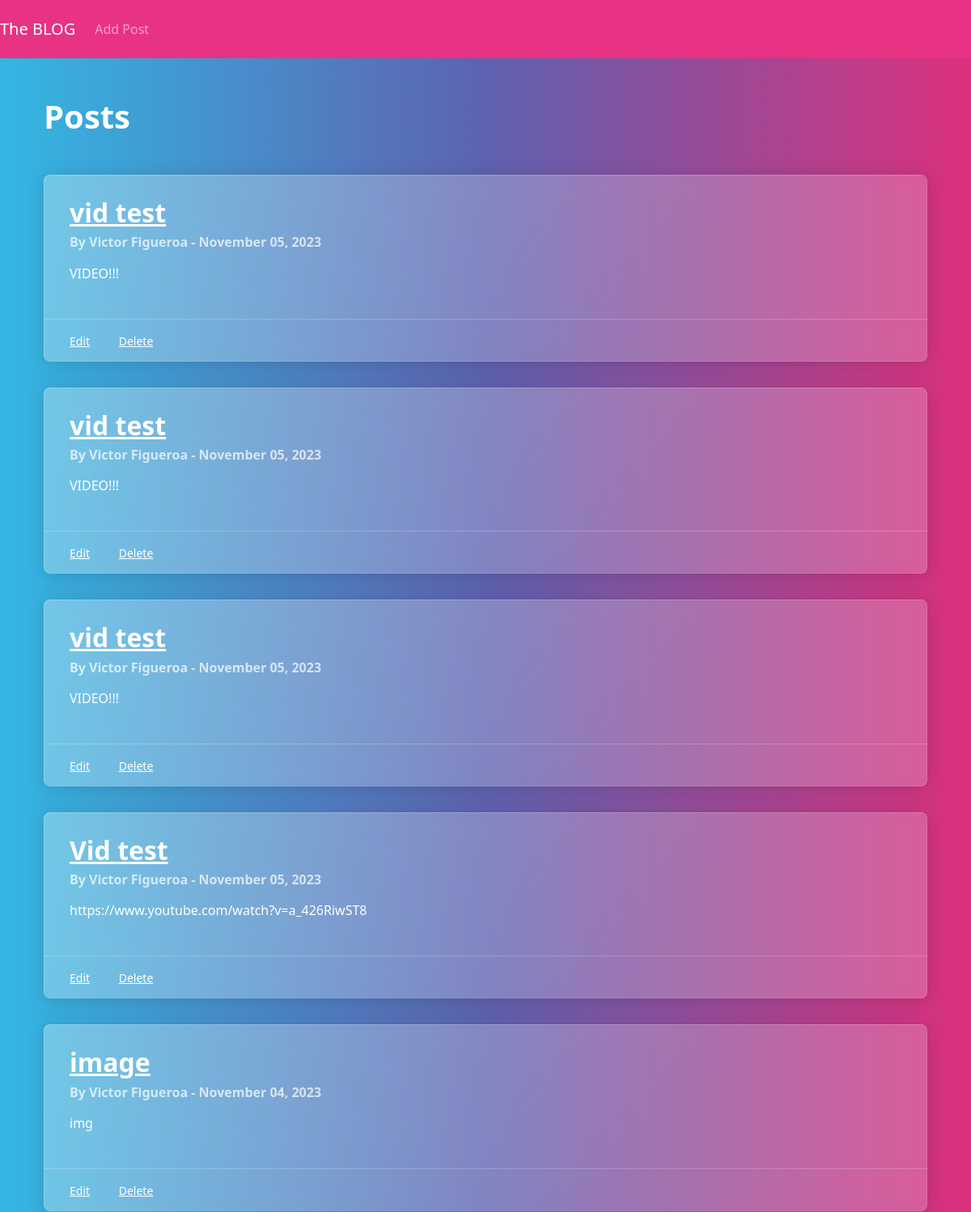
Before: / (upper part) with the older database file.
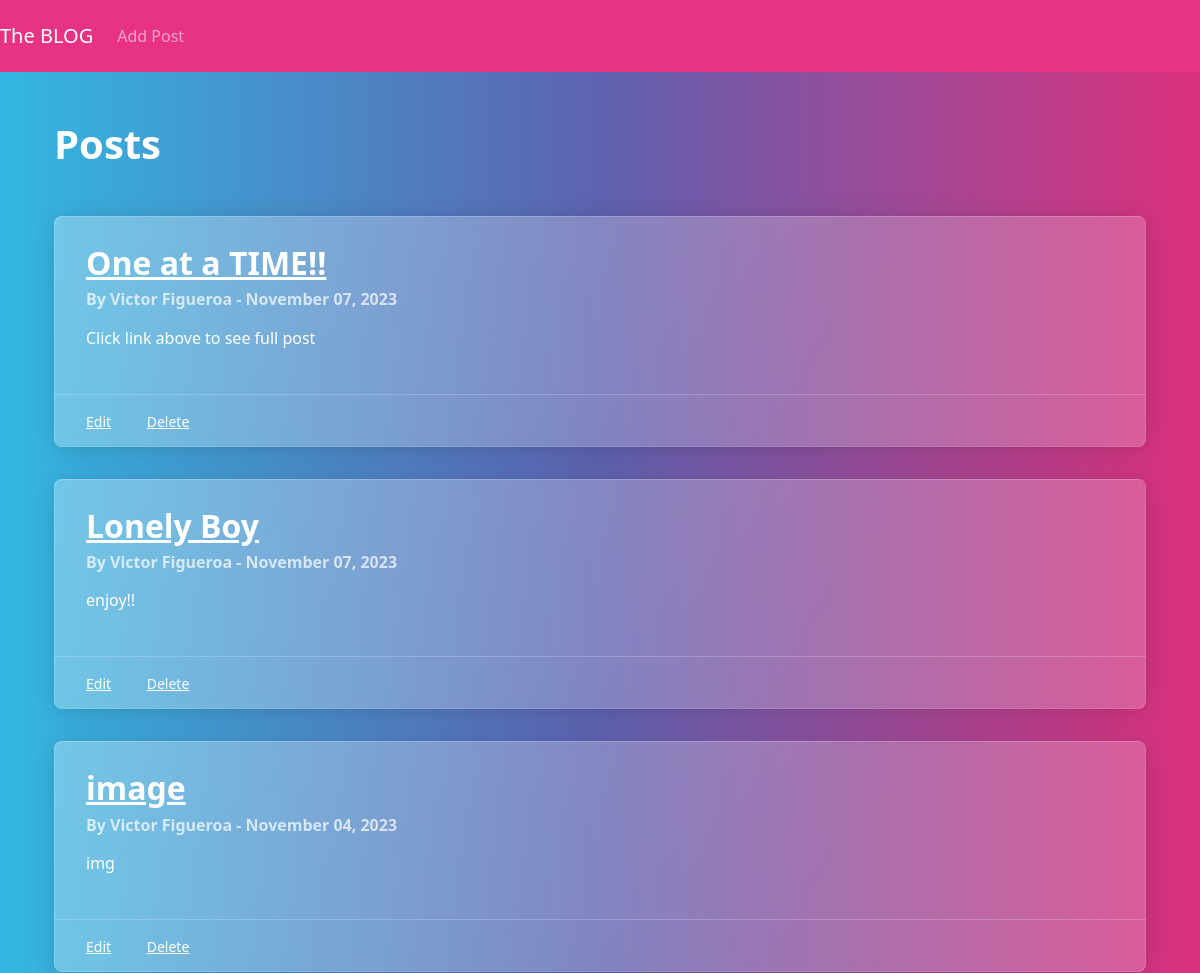
After: the same page with the newer database file.
### theblog/models.py (models this page shows, shortened)
class Post(models.Model):
    title = models.CharField(max_length=255)
    title_tag = models.CharField(max_length=255)
    author = models.ForeignKey(User, on_delete=models.CASCADE)
    body = RichTextField(blank=True, null=True)
    post_date = models.DateTimeField(auto_now_add=True)
    snippet = models.CharField(max_length=255, default='Click link above to see full post')
    header_image = models.ImageField(upload_to='path/to/images/', blank=True, null=True)
    header_video = models.FileField(upload_to='path/to/videos/', blank=True, null=True)
    def header_image_tag(self):
        if self.header_image:
            return mark_safe('<img src="%s" width="50" height="50" />' % self.header_image.url)
        else:
            return 'No Image Found'
    header_image_tag.short_description = 'Image'

### theblog/views.py (the view)
# urls.py: path('', HomeView.as_view(), name='home'),
class HomeView(ListView):
    model = Post
    template_name = 'home.html'
    ordering = ['-post_date']  # Ordering by most recent post

### theblog/templates/home.html (shortened to what this page needs)
{% extends "base.html" %}
{% block content %}
<div class="container mt-4">
    <h1 class="mb-4">Posts</h1>
    {% for post in object_list %}
    <div class="card mb-3">
        <div class="card-body">
            <h2 class="card-title">
                <a href="{% url 'article-detail' post.pk %}">{{ post.title }}</a>
            </h2>
            <h6 class="card-subtitle mb-2 text-muted">
                By {{ post.author.first_name }} {{ post.author.last_name }} - {{ post.post_date|date:"F d, Y" }}
            </h6>
            <p class="card-text">{{ post.snippet }}</p>
        </div>
        <div class="card-footer text-muted">
            <small>
                <a href="{% url 'update_post' post.pk %}" class="card-link">Edit</a>
                <a href="{% url 'delete_post' post.pk %}" class="card-link">Delete</a>
            </small>
        </div>
    </div>
    {% empty %}
        <p>No posts available.</p>
    {% endfor %}
</div>
{% endblock %}

### theblog/templates/base.html (shortened to what this page needs)
<!doctype html>
<html lang="en">
<head>
  <link rel="stylesheet" href="https://cdn.jsdelivr.net/npm/bootswatch@5.3.2/dist/quartz/bootstrap.min.css">
</head>
<body>
  <nav class="navbar navbar-expand-lg navbar-dark bg-primary mb-4">
    <a class="navbar-brand" href="{% url 'home' %}">The BLOG</a>
    <div class="collapse navbar-collapse" id="navbarSupportedContent">
      <ul class="navbar-nav ml-auto">
        <li class="nav-item active">
          <a class="nav-link" href="{% url 'add_post' %}">Add Post </a>
        </li>
      </ul>
    </div>
  </nav>
  <div class="container">
    {% block content %}{% endblock %}
  </div>
</body>
</html>

Changed rows visible on the page:
removed Post: title "vid test", author.first_name "Victor", author.last_name "Figueroa", post_date "November 05, 2023", snippet "VIDEO!!!"
removed Post: title "vid test", author.first_name "Victor", author.last_name "Figueroa", post_date "November 05, 2023", snippet "VIDEO!!!"
removed Post: title "vid test", author.first_name "Victor", author.last_name "Figueroa", post_date "November 05, 2023", snippet "VIDEO!!!"
removed Post: title "Vid test", author.first_name "Victor", author.last_name "Figueroa", post_date "November 05, 2023", snippet "https://www.youtube.com/watch?v=a_426RiwST8"
added Post: title "One at a TIME!!", author.first_name "Victor", author.last_name "Figueroa", post_date "November 07, 2023", snippet "Click link above to see full post"
added Post: title "Lonely Boy", author.first_name "Victor", author.last_name "Figueroa", post_date "November 07, 2023", snippet "enjoy!!"
